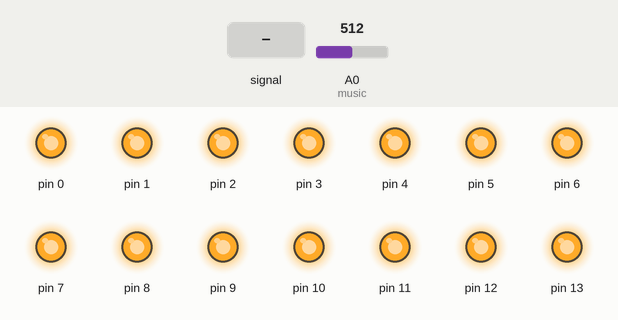
Recording of a sketch running on a simulated Arduino Uno, built with avr-gcc and run on an emulated ATmega328P. Shown: output pins drawn as LEDs (lit = HIGH). Inputs (shaded band) come from the test bench; at power-on: A0 (music) = 512.

Above: at 1.2 s.
1.3 s: A0 (music) fed a 200 Hz sine of ±460 counts around its level
At 1.57 s:
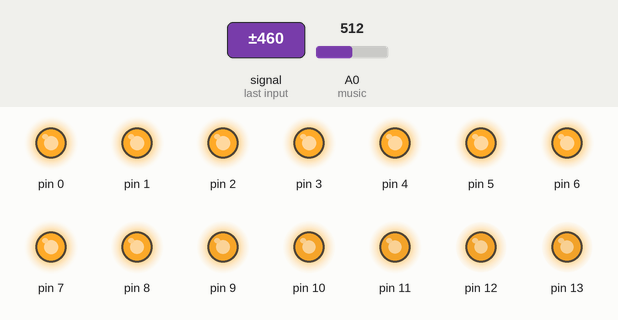
4.3 s: A0 (music) set to 89
At 5.5 s:
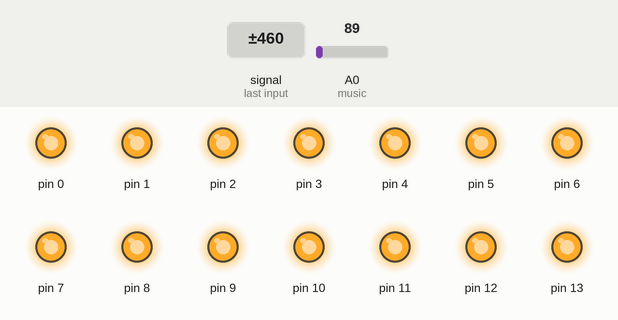
5.8 s: A0 (music) set to 76
At 6.2 s:
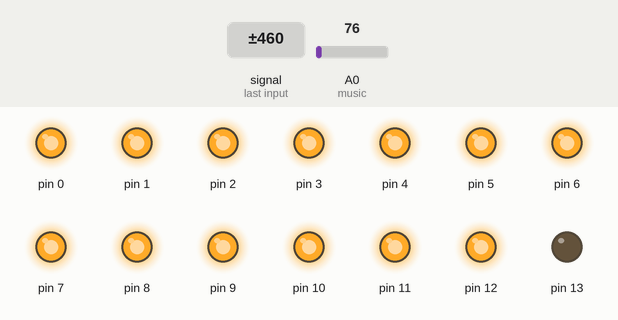
7.3 s: A0 (music) set to 60
At 8.5 s:
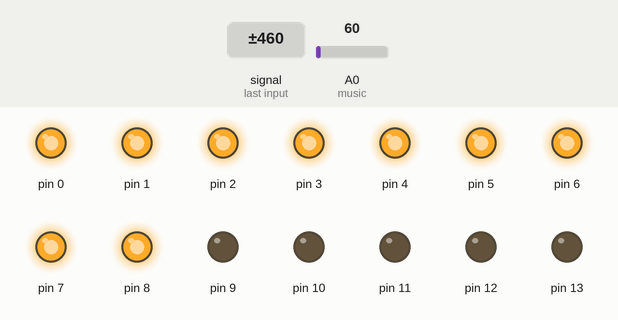
8.8 s: A0 (music) set to 40
At 9.6 s:
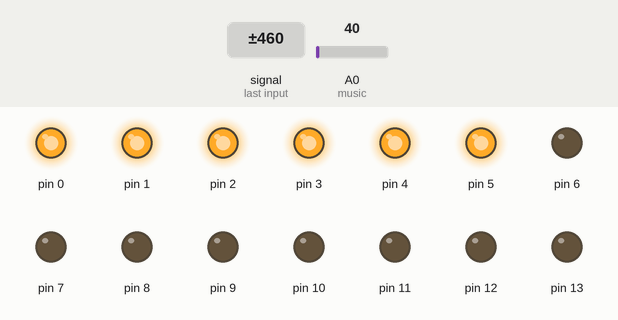
10.3 s: A0 (music) set to 31
At 10.8 s:
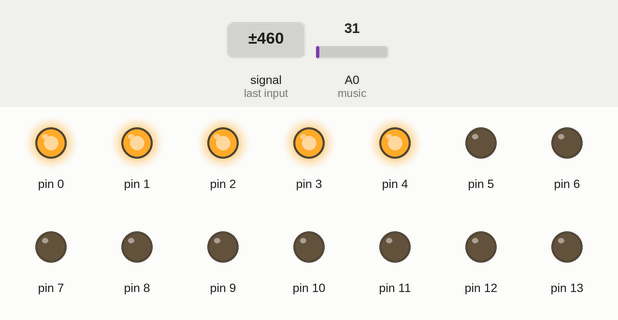
Timing chart, 0 to 12.8 s (numbered marks = the images above; inputs shaded):
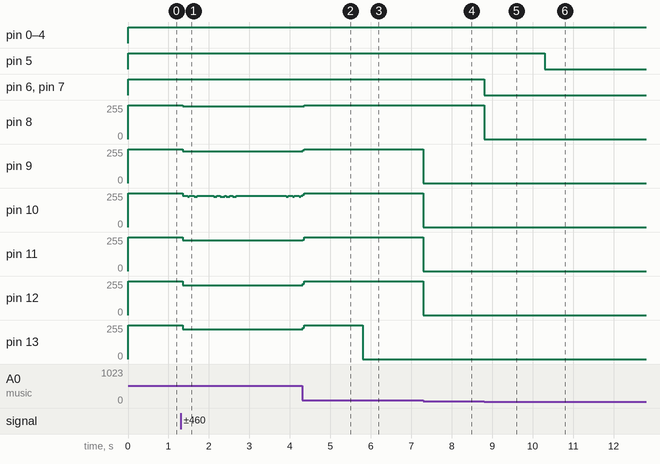

Measured:
- the behaviour switches between 81 and 80 on A0 (music) (found by bisection; images 2 and 3)
- the behaviour switches between 36 and 35 on A0 (music) (found by bisection; images 5 and 6)
- after the input at 1.3 s, pin 8: 255/255 → 247/255 after 0.05 s; pin 9: 255/255 → 237/255 after 0.05 s; pin 11: 255/255 → 229/255 after 0.05 s; pin 12, pin 13: 255/255 → 225/255 after 0.05 s
- after the input at 4.3 s, pin 8: 247/255 → 255/255 after 0.05 s; pin 9: 237/255 → 255/255 at once; pin 11: 229/255 → 255/255 at once; pin 12, pin 13: 225/255 → 255/255 at once
- after the input at 5.8 s, pin 13: 255/255 → 0/255 at once
- after the input at 7.3 s, pin 9–12: 255/255 → 0/255 at once
- after the input at 8.8 s, pin 6, pin 7: HIGH → LOW at once; pin 8: 255/255 → 0/255 at once
- after the input at 10.3 s, pin 5: HIGH → LOW at once

The sketch:

LIT2.ino
```cpp
int DO = 2;
int music =A0;
int sensorVal=0;
//#define numOfPins 14
//int[] pins = [numOfPins];
//int[] threshold = [numOfPins];
//for (int i = 0, i < size(pins), i++) {pins[i] = i;}
//for (int i = 0, i < size(threshold), i++) {pinis[i] = i*5+10;}
void setup() {
  // put your setup code here, to run once:
  //for (int i = 0, i < size(pins), i++) {pinMode(pins[i], OUTPUT);}
pinMode(0,OUTPUT);
pinMode(1,OUTPUT);
pinMode(2,OUTPUT);
pinMode(3,OUTPUT);
pinMode(4,OUTPUT);
pinMode(5,OUTPUT);
pinMode(6,OUTPUT);
pinMode(7,OUTPUT);
pinMode(8,OUTPUT);
pinMode(9,OUTPUT);
pinMode(10,OUTPUT);
pinMode(11,OUTPUT);
pinMode(12,OUTPUT);
pinMode(13,OUTPUT);
}

void loop() {
//Serial.print("Digital: ");
  //Serial.println(digitalRead(DO));  //Print the digital value
  // put your main code here, to run repeatedly:
  //for (int i = 0, i < size(pins), i++){
  //if (sensorVal > threshold[i]) {digitalWrite(pins[i], HIGH)};
  //else {digitalWrite(pins[i], LOW)}
  //}
sensorVal= analogRead(music);
Serial.print(sensorVal);

if(sensorVal>10){
  digitalWrite(0,HIGH);
}else{
digitalWrite(0,LOW);
}
if(sensorVal>15){
  digitalWrite(1,HIGH);
}else{
digitalWrite(1,LOW);
}
if(sensorVal>20){
  digitalWrite(2,HIGH);
}else{
digitalWrite(2,LOW);
}
if(sensorVal>25){
  digitalWrite(3,HIGH);
}else{
digitalWrite(3,LOW);
}
if(sensorVal>30){
  digitalWrite(4,HIGH);
}else{
digitalWrite(4,LOW);
}
if(sensorVal>35){
  digitalWrite(5,HIGH);
}else{
digitalWrite(5,LOW);
}
if(sensorVal>45){
  digitalWrite(6,HIGH);
}else{
digitalWrite(6,LOW);
}
if(sensorVal>50){
  digitalWrite(7,HIGH);
}else{
digitalWrite(7,LOW);
}
if(sensorVal>55){
  digitalWrite(8,HIGH);
}else{
digitalWrite(8,LOW);
}
if(sensorVal>60){
  digitalWrite(9,HIGH);
}else{
digitalWrite(9,LOW);
}
if(sensorVal>65){
  digitalWrite(10,HIGH);
}else{
digitalWrite(10,LOW);
}
if(sensorVal>70){
  digitalWrite(11,HIGH);
}else{
digitalWrite(11,LOW);
}
if(sensorVal>75){
  digitalWrite(12,HIGH);
}else{
digitalWrite(12,LOW);
}
if(sensorVal>80){
  digitalWrite(13,HIGH);
}else{
digitalWrite(13,LOW);
}
}
```
